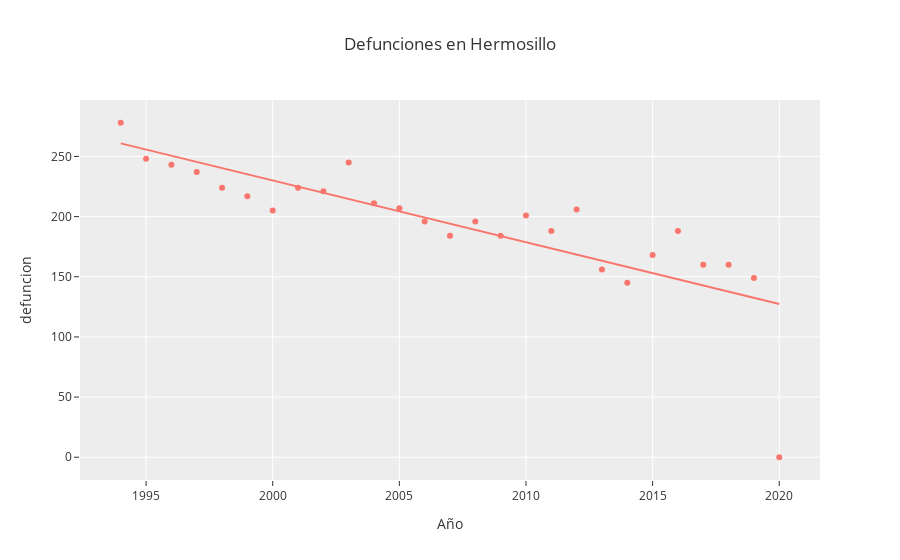

Notebook code cell kept with this figure:
### Code cell
dff = mortalidad_tidy[mortalidad_tidy['municipio'] == 'Hermosillo']
fig = px.scatter(dff, x="año", y="defuncion", trendline="ols",
                title='Defunciones en Hermosillo',
                labels={'municipio':'Municipio',
                      'año':'Año'},
                template='ggplot2')
fig.show()

### Figure 1 — Plotly figure (JSON) as saved in the notebook; plotly's stock layout.template omitted (floating-point values rounded to 4 significant figures)
{"data": [{"hovertemplate": "Año=%{x}<br>defuncion=%{y}<extra></extra>", "legendgroup": "", "marker": {"color": "#F8766D", "symbol": "circle"}, "mode": "markers", "name": "", "orientation": "v", "showlegend": false, "type": "scatter", "x": [1994, 1995, 1996, 1997, 1998, 1999, 2000, 2001, 2002, 2003, 2004, 2005, 2006, 2007, 2008, 2009, 2010, 2011, 2012, 2013, 2014, 2015, 2016, 2017, 2018, 2019, 2020], "xaxis": "x", "y": [278, 248, 243, 237, 224, 217, 205, 224, 221, 245, 211, 207, 196, 184, 196, 184, 201, 188, 206, 156, 145, 168, 188, 160, 160, 149, 0], "yaxis": "y"}, {"hovertemplate": "<b>OLS trendline</b><br>defuncion = -5.13309 * año + 10496.2<br>R<sup>2</sup>=0.640088<br><br>Año=%{x}<br>defuncion=%{y} <b>(trend)</b><extra></extra>", "legendgroup": "", "marker": {"color": "#F8766D", "symbol": "circle"}, "mode": "lines", "name": "", "showlegend": false, "type": "scatter", "x": [1994, 1995, 1996, 1997, 1998, 1999, 2000, 2001, 2002, 2003, 2004, 2005, 2006, 2007, 2008, 2009, 2010, 2011, 2012, 2013, 2014, 2015, 2016, 2017, 2018, 2019, 2020], "xaxis": "x", "y": [260.8, 255.7, 250.6, 245.4, 240.3, 235.2, 230.0, 224.9, 219.8, 214.6, 209.5, 204.4, 199.2, 194.1, 189.0, 183.8, 178.7, 173.6, 168.4, 163.3, 158.2, 153.0, 147.9, 142.8, 137.6, 132.5, 127.4], "yaxis": "y"}], "layout": {"legend": {"tracegroupgap": 0}, "title": {"text": "Defunciones en Hermosillo"}, "xaxis": {"anchor": "y", "domain": [0, 1], "title": {"text": "Año"}}, "yaxis": {"anchor": "x", "domain": [0, 1], "title": {"text": "defuncion"}}}}
